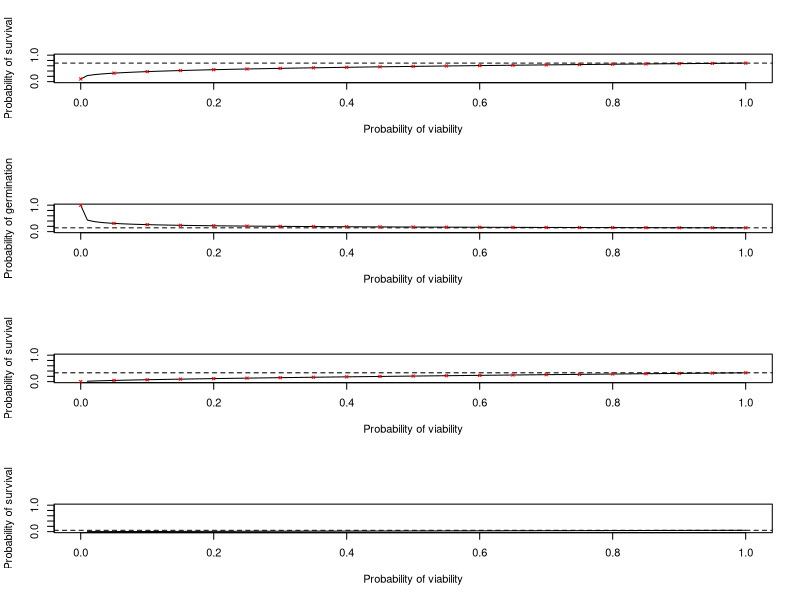

Here is the R script that generated this plot:
# number of seeds at start of experiment
total = 100
# number intact but not germinated
intact = 60
# number germinated
germinant = 10
# number intact in october
october.intact = 20
# number intact in january 2
january.intact = 5

# method 1
prob.germination = function( n = intact, y = germinant, p.v = v ){
  p = y/(n*(p.v^(1/3))+y)
  return(p)
}

prob.s1 = function( n = intact, y =germinant, y.o = october.intact, p.v = v, t = total ){
  p = ((p.v^(1/3))*n+y)/(t)
  return(p)
}

prob.s2 = function( n = intact, y =germinant, y.o = october.intact, p.v = v ){
  p = (y.o*p.v)/(n*(p.v^(1/3)))
  return(p)
}

prob.s3 = function( n = intact, y =germinant, y.o = october.intact, y.j = january.intact, p.v = p , t = total){
  s1 = prob.s1(n = n, y =y, y.o = y.o, p.v = p.v, t = t )
  g1c = (1-prob.germination(n = n, y = y, p.v = p.v))
  s2 = prob.s2(n=n, y=y, y.o=y.o, p.v=p.v)
  s3 = january.intact/october.intact
  p = s1*g1c*s2*s3
  return(p)
}
# 
# I=find(strcmp(Pop,PopNow) & Round==r & Age==a & ~isnan(JanIntact)); % Note: JanTot,Germ,Intact either all estimated or all missing
# NBs3(p,r)=length(I);
# % est. total no. of ungerm. seeds still alive after 1 yr. - in Oct.
# SSs3(p,r)=100*s1(p,r)*(1-g1(p,r))*s2(p,r)*NBs3(p,r); 
# if PV2(p,r)<PV1(p,r)
# PVjan=(PV1(p,r)^.66667)*(PV2(p,r)^.33333);
# else
#   PVjan=PV2(p,r)^.33333;
# end
# SSg2(p,r)=sum( JanGerm(I)+ PVjan*JanIntact(I) ); % SS for estimating g2 is no. of VIABLE seeds in Jan.
# s3(p,r)=min(SSg2(p,r)/SSs3(p,r),1);
# g2(p,r)=sum( JanGerm(I) )/SSg2(p,r);     


# method 2
prob.germination2 = function( n = intact, y =germinant, p.v =v){
  g = y/(y+n)
  p = g/(1-((1-(p.v^(1/3)))*(1-g)))
  return(p)
}

# probability of being viable and intact
prob.s1.2 = function( n = intact, y =germinant, y.o = october.intact, p.v = v , t = total){
  p.i = (n+y)/t
  g = y/(y+n)
  p = ((1-g)*(p.v^(1/3))+g)*p.i
  return(p)
}

prob.s2.2 = function( n = intact, y =germinant, y.o = october.intact, p.v = v ){
  p.o = y.o/n
  p = p.o*p.v^(2/3)
  return(p)
}


par(mfrow=c(4,1))
p = seq(0,1,by=0.01)
plot(p, prob.s1(n = intact, y = germinant, y.o = october.intact, p.v = p ),
     xlim=c(0,1), ylim=c(0,1),
     cex = .5, pch = 16,
     xlab="Probability of viability",
     ylab="Probability of survival",type='l')
abline(h=(intact+germinant)/(100),lty='dashed')

p = seq(0,1,by=0.05)
points(p, prob.s1.2(n = intact, y = germinant, y.o = october.intact, p.v = p),
     xlim=c(0,1), ylim=c(0,1),
     cex = .5, pch = 4,col='red')

p = seq(0,1,by=0.01)
plot(p, prob.germination( n = intact, y = germinant, p.v = p ),
     xlim=c(0,1), ylim=c(0,1),
     cex = .5, pch = 16,
     xlab="Probability of viability",
     ylab="Probability of germination",type='l')
abline(h=germinant/(intact+germinant),lty='dashed')

p = seq(0,1,by=0.05)
points(p, prob.germination2( n = intact, y = germinant, p.v = p ),
     xlim=c(0,1), ylim=c(0,1),
     cex = .5, pch = 4,col='red')


p = seq(0,1,by=0.01)
plot(p, prob.s2(n = intact, y = germinant, y.o = october.intact, p.v = p ),
     xlim=c(0,1), ylim=c(0,1),
     cex = .5, pch = 16,
     xlab="Probability of viability",
     ylab="Probability of survival",type='l')
abline(h=(october.intact)/(intact),lty='dashed')

p = seq(0,1,by=0.05)
points(p, prob.s2.2(n = intact, y = germinant, y.o = october.intact, p.v = p),
     xlim=c(0,1), ylim=c(0,1),
     cex = .5, pch = 4,col='red')

p = seq(0,1,by=0.01)
plot(p, prob.s3(n = intact, y =germinant, y.o = october.intact, y.j = january.intact, p.v = p, t = total ),
     xlim=c(0,1), ylim=c(0,1),
     cex = .5, pch = 16,
     xlab="Probability of viability",
     ylab="Probability of survival",type='l')
abline(h=january.intact/(total),lty='dashed')

# p = seq(0,1,by=0.05)
# points(p, prob.s2.2(n = intact, y = germinant, y.o = october.intact, p.v = p),
#        xlim=c(0,10), ylim=c(0,1),
#        cex = .5, pch = 4,col='red')



